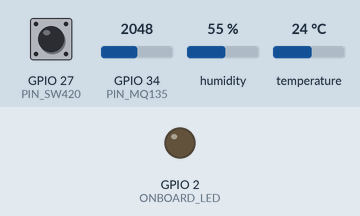
The program below on a simulated ESP32. Shown: output pins drawn as LEDs (lit = HIGH). Dashed ring = blinking. The inputs (shaded band) are chosen by the test bench; at power-on: GPIO 27 (PIN_SW420) HIGH, GPIO 34 (PIN_MQ135) = 2048, humidity 55 %, temperature 24 °C (analog values on the 0–4095 scale). What the program prints to the serial monitor is not drawn.

Above: at 3.7 s.
3.8 s: GPIO 27 (PIN_SW420) pulled LOW for 0.15 s
At 4.73 s:
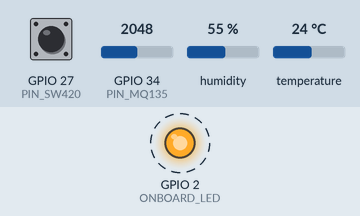
Timing chart, 0 to 16.0 s (numbered marks = the images above; inputs shaded):
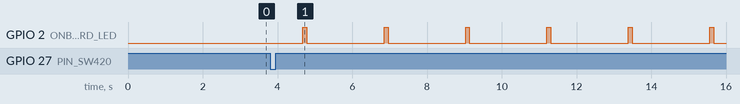

The program:

main.cpp
```cpp
/**
 * @file main.cpp
 * @brief AgriChain Trio Sensor Diagnostic (DHT11 + MQ-135 + SW-420 Shock)
 * @target ESP32 DevKit v1
 *
 * Pin Connections:
 *  - DHT11: Signal to GPIO 4 (D4), VCC to 3V3, GND to Rail
 *  - MQ-135: AO to GPIO 34 (D34), VCC to VIN (5V), GND to Rail
 *  - SW-420: DO to GPIO 27 (D27), VCC to 3V3, GND to Rail
 */

#include <Arduino.h>
#include <Adafruit_Sensor.h>
#include <DHT.h>

#define PIN_DHT11     4
#define DHTTYPE       DHT11
#define PIN_MQ135     34
#define PIN_SW420     27
#define ONBOARD_LED   2

DHT dht(PIN_DHT11, DHTTYPE);

volatile uint32_t totalShocks = 0;
volatile uint32_t lastShockMs = 0;

// Interrupt Service Routine for vibration detection (runs in < 1 microsecond)
void IRAM_ATTR onShockISR() {
  uint32_t now = millis();
  if (now - lastShockMs > 25) { // 25ms hardware debounce
    totalShocks++;
    lastShockMs = now;
  }
}

uint32_t cycle = 0;

void setup() {
  Serial.begin(115200);
  pinMode(ONBOARD_LED, OUTPUT);
  digitalWrite(ONBOARD_LED, LOW);

  // Configure SW-420 Interrupt Pin
  pinMode(PIN_SW420, INPUT_PULLUP);
  attachInterrupt(digitalPinToInterrupt(PIN_SW420), onShockISR, FALLING);

  // Configure ADC1 for MQ-135
  analogReadResolution(12);
  analogSetAttenuation(ADC_11db);

  delay(1500);

  Serial.println("\n=======================================================");
  Serial.println("  🚚 AgriChain Trio Diagnostics: Climate, Gas & Shock  ");
  Serial.println("=======================================================");
  Serial.println("  1. Temperature & Humidity: DHT11 on GPIO 4");
  Serial.println("  2. Biochemical VOC Gas:    MQ-135 on GPIO 34 (ADC1)");
  Serial.println("  3. Transit Mechanical Shock: SW-420 on GPIO 27 (IRQ)");
  Serial.println("=======================================================\n");

  dht.begin();
  delay(1000);
}

void loop() {
  cycle++;

  // Read DHT11
  float tempC = dht.readTemperature();
  float humPct = dht.readHumidity();

  // Read MQ-135 (16x oversampled)
  uint32_t adcSum = 0;
  for (int i = 0; i < 16; i++) {
    adcSum += analogRead(PIN_MQ135);
    delay(3);
  }
  float avgAdc = adcSum / 16.0f;
  float voltage = (avgAdc / 4095.0f) * 3.3f;

  // Snapshot current shock count safely
  noInterrupts();
  uint32_t currentShocks = totalShocks;
  interrupts();

  // If shock occurred, flash LED and flag alert
  if (currentShocks > 0) {
    digitalWrite(ONBOARD_LED, HIGH);
  }

  Serial.printf("[CYCLE #%03u] 🌡️ %.1f°C | 💧 %.1f%% RH | 💨 Gas: %.2fV | 💥 Shocks Detected: %u %s\n",
                cycle,
                isnan(tempC) ? 0.0f : tempC,
                isnan(humPct) ? 0.0f : humPct,
                voltage,
                currentShocks,
                (currentShocks > 0) ? "🚨 [POTHOLE/IMPACT]" : "🛡️ [Stable]");

  if (currentShocks > 0) {
    delay(100);
    digitalWrite(ONBOARD_LED, LOW);
  }

  delay(2000);
}
```

Measured:
- after the input at 3.8 s, GPIO 2 (ONBOARD_LED): alternates HIGH for 0.10 s and LOW for 2.1 s, starting after 0.88 s
